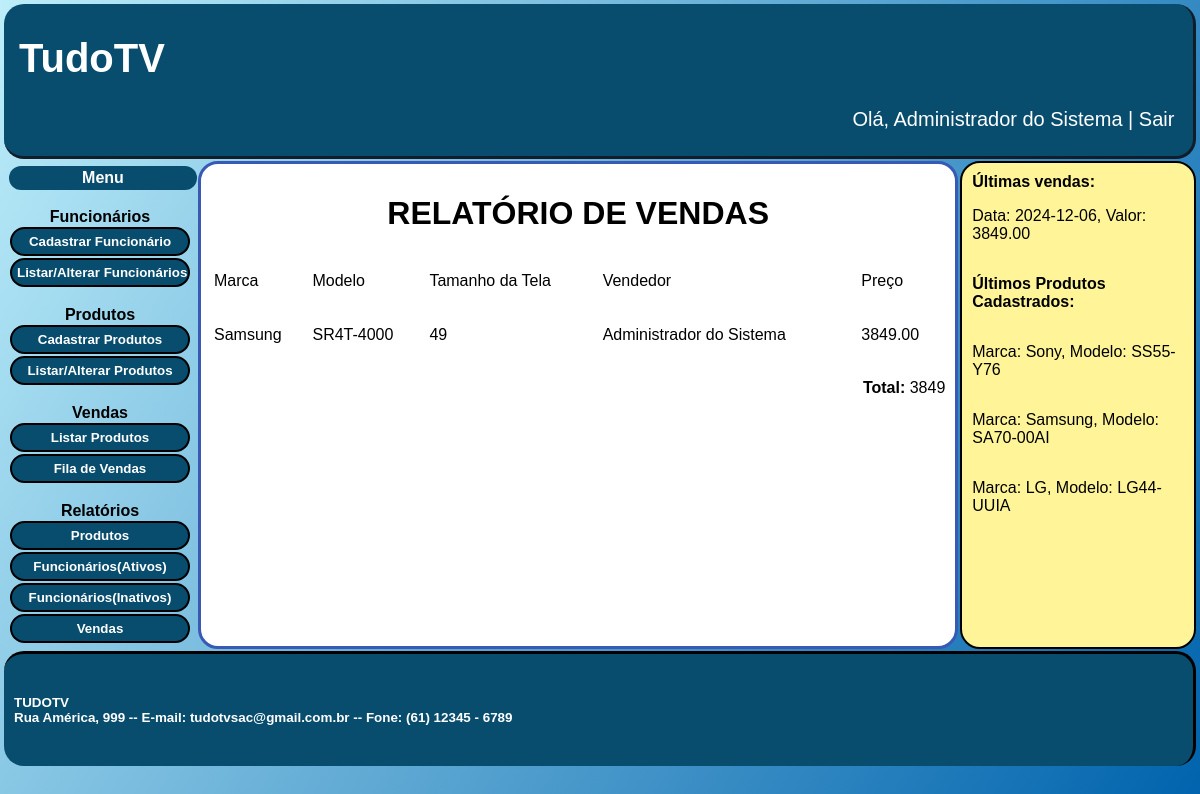
/relatorioVendas.php (signed in), run on the app's committed database.
### tables this page shows
CREATE TABLE `televisor` (
  `id_tv` int(11) NOT NULL,
  `marca_tv` varchar(45) NOT NULL,
  `modelo_tv` varchar(45) NOT NULL,
  `tipo_tela_tv` varchar(45) NOT NULL,
  `resolucao_tv` varchar(45) NOT NULL,
  `preco_tv` decimal(10,2) NOT NULL,
  `foto_tv` varchar(100) NOT NULL,
  `fila_compra_tv` varchar(1) NOT NULL DEFAULT 'n',
  `venda_id_venda` int(11) DEFAULT NULL,
  `tamanho_tela_tv` varchar(45) NOT NULL,
  `entradas_tv` varchar(45) NOT NULL,
  `voltagem_tv` varchar(45) NOT NULL,
  `sistema_operacional_tv` varchar(45) NOT NULL,
  `processador_tv` varchar(45) NOT NULL
);

CREATE TABLE `funcionarios` (
  `id_funcionarios` int(11) NOT NULL,
  `nome` varchar(45) NOT NULL,
  `cpf` varchar(45) NOT NULL,
  `email` varchar(45) DEFAULT NULL,
  `endereco` varchar(45) DEFAULT NULL,
  `funcao` varchar(45) NOT NULL,
  `status` varchar(45) NOT NULL DEFAULT 'ATIVO',
  `login` varchar(45) NOT NULL,
  `senha` varchar(45) NOT NULL,
  `telefone` varchar(45) DEFAULT NULL,
  `data_admissao` date NOT NULL,
  `salario` decimal(10,2) NOT NULL
);

CREATE TABLE `venda` (
  `id_venda` int(11) NOT NULL,
  `data_venda` date NOT NULL,
  `valor_total` decimal(10,2) NOT NULL,
  `funcionarios_id_funcionarios` int(11) NOT NULL
);

### relatorioVendas.php (the view, shortened to what this page needs)
<!DOCTYPE html>
<html lang="pt-br">
    <head>
        <link rel="stylesheet" href="style.css">
    </head>
    <body>
        <div class="cabecalho">
            <div class="conteudoCabecalho">
                <h1>TudoTV</h1>
                <p align="right"> Olá, <?php include 'validaLogin.php'; ?><a class="sair" href="logout.php"> | Sair </a></p>
            </div>
        </div>
        <div class="menu">
            <div class="conteudoMenu">
                <div class="tituloMenu">
                    <b>Menu</b>
                </div>
                <?php include 'menuLocal.php' ?>
            </div>
        </div>
        <div class="conteudo">
            <div class="produto">
                <h1 align="center">RELATÓRIO DE VENDAS</h1>
                <?php
                $conectar = mysqli_connect("localhost", "root", "", "lojatv");
                $sql_consulta_venda = "SELECT marca_tv,modelo_tv, preco_tv, tamanho_tela_tv,venda_id_venda FROM televisor WHERE fila_compra_tv='v'";
                $resultado_consulta = mysqli_query($conectar, $sql_consulta_venda);
                ?>
                <table width="100%">
                    <tr>
                        <td>
                            <p>Marca</p>
                        </td>
                        <td>
                            <p>Modelo</p>
                        </td>
                        <td>
                            <p>Tamanho da Tela</p>
                        </td>
                        <td>
                            <p>Vendedor</p>
                        </td>
                        <td>
                            <p>Preço</p>
                        </td>
                    </tr>
                    <?php
                    $valor_total = 0;
                    while ($registro = mysqli_fetch_row($resultado_consulta)) {
                     $sql_consulta_nome = "SELECT funcionarios.nome FROM venda JOIN funcionarios ON venda.funcionarios_id_funcionarios=funcionarios.id_funcionarios WHERE id_venda='$registro[4]'";
                     $resultado_consulta_nome = mysqli_query($conectar, $sql_consulta_nome);
                     $registro_nome = mysqli_fetch_row($resultado_consulta_nome)
                        ?>
                        <tr>
                            <td>
                                <p>
                                    <?php echo "$registro[0]"; ?>
                                </p>
                            </td>
                            <td>
                                <p>
                                    <?php echo "$registro[1]"; ?>
                                </p>
                            </td>
                            <td>
                                <p>
                                    <?php echo "$registro[3]"; ?>
                                </p>
                            </td>
                            <td>
                                <p>
                                    <?php echo "$registro_nome[0]"; ?>
                                </p>
                            </td>
                            <td>
                                <p>
                                    <?php echo "$registro[2]";
                                    $valor_total = $valor_total + $registro[2]
                                    ?>
                                </p>
                            </td>
                        </tr>
                        <?php
                    }
                    ?>
                </table>
                <p align="right"><b> Total: </b><?php echo $valor_total; ?>
            </div>
        </div>
        <div class="lado">
            <?php include 'noticiasGlobais.php' ?>
        </div>
        <div class="rodape">
            <div class="conteudoRodape">
                <?php include 'rodapeGlobal.php' ?>
            </div>
        </div>
    </body>
</html>

### noticiasGlobais.php
<?php
if ($_SESSION["Funcao"] == "administrador") {
?>
    <b>Últimas vendas:</b>
<?php
    $conectar = mysqli_connect("localhost", "root", "", "lojatv");
    $sql_consulta_ultima_venda = "SELECT data_venda, valor_total FROM venda ORDER BY id_venda DESC LIMIT 3";
    $sql_consulta_ultima_add = "SELECT marca_tv, modelo_tv FROM televisor ORDER BY id_tv DESC LIMIT 3";
    $resultado_consulta = mysqli_query($conectar, $sql_consulta_ultima_venda);
    $resultado_consulta2 = mysqli_query($conectar, $sql_consulta_ultima_add);
    while ($registro = mysqli_fetch_row($resultado_consulta)) {
        echo "<p>Data: $registro[0], Valor: $registro[1]</p>";
    }
?>
    <p><b>Últimos Produtos Cadastrados:</b></p>
<?php
    while ($registro = mysqli_fetch_row($resultado_consulta2)) {
        echo "<p>Marca: $registro[0], Modelo: $registro[1]</p>";
    }
?>
<?php
}else if ($_SESSION["Funcao"] == "estoquista"){
?>
    <b>Últimos Produtos Cadastrados:</b>
<?php
    $conectar = mysqli_connect("localhost", "root", "", "lojatv");
    $sql_consulta_ultima_add = "SELECT marca_tv, modelo_tv FROM televisor ORDER BY id_tv DESC LIMIT 3";
    $resultado_consulta = mysqli_query($conectar, $sql_consulta_ultima_add);
    while ($registro = mysqli_fetch_row($resultado_consulta)) {
        echo "<p>Marca: $registro[0], Modelo: $registro[1]</p>";
    }
?>
<?php }else if($_SESSION["Funcao"] == "vendedor"){
?>
        <b>Últimas vendas:</b>
<?php
    $conectar = mysqli_connect("localhost", "root", "", "lojatv");
    $sql_consulta_ultima_venda = "SELECT data_venda, valor_total FROM venda ORDER BY id_venda DESC LIMIT 3";
    $resultado_consulta = mysqli_query($conectar, $sql_consulta_ultima_venda);
    while ($registro = mysqli_fetch_row($resultado_consulta)) {
        echo "<p>Data: $registro[0], Valor: $registro[1]</p>";
    }
?>
<?php
}
?>

### style.css (style rules this page uses)
body { font-family: Arial, sans-serif; display: flex; flex-wrap: wrap; margin: 3px; flex: 1 1 100vw; background-image: linear-gradient(120deg, #bdeefa, #0063ad); background-attachment: fixed; }
.cabecalho { padding: 5px; font-size: 20px; margin: 1px; display: flex; flex: 1 1 100vw; background-color: #084d6e; border: 3px solid #111e2a; border-top: none; border-left: none; border-radius: 20px; }
.conteudoCabecalho { width: 98%; padding-left: 10px; color: white; }
.menu { padding: 5px; display: flex; border-radius: 20px; margin: 1px; flex: 1 1 100px; }
.conteudoMenu { width: 100%; height: 100%; display: flex; flex-direction: column; text-align: center; }
.tituloMenu { border-radius: 20px; width: 100%; display: flex; flex-direction: column; text-align: center; padding: 3px; background-color: #084d6e; color: #ffffff; font-weight: bold; }
.conteudo { padding: 10px; display: flex; border-radius: 20px; margin: 1px; flex: 20 1 500px; border: 3px solid rgb(56, 89, 180); background: #ffffff; height: auto; }
.lado { padding: 10px; display: flex; flex-direction: column; border-radius: 20px; border: 2px solid #000000; background-color: rgb(255, 245, 152); margin: 1px; flex: 1 1 200px; }
.rodape { padding: 10px; font-size: 20px; margin: 1px; display: flex; flex: 1 1 100vw; background-color: #084d6e; border: 3px solid #000000; border-bottom: none; border-left: none; border-radius: 20px; color: white; }
.produto { padding: auto; width: 100%; }
.conteudoRodape { width: 100%; height: 100%; }
a { text-decoration: none; }
.sair { text-decoration: none; color: white; }

### data on the page
televisor: marca_tv "Samsung", modelo_tv "SR4T-4000", tamanho_tela_tv "49", funcionarios.nome "Administrador do Sistema", preco_tv "3849.00"
venda: data_venda "2024-12-06", valor_total "3849.00"
televisor: marca_tv "Sony", modelo_tv "SS55-Y76"
televisor: marca_tv "Samsung", modelo_tv "SA70-00AI"
televisor: marca_tv "LG", modelo_tv "LG44-UUIA"

### other printed values
$_SESSION["Nome"] "Administrador do Sistema"
$valor_total "3849"
